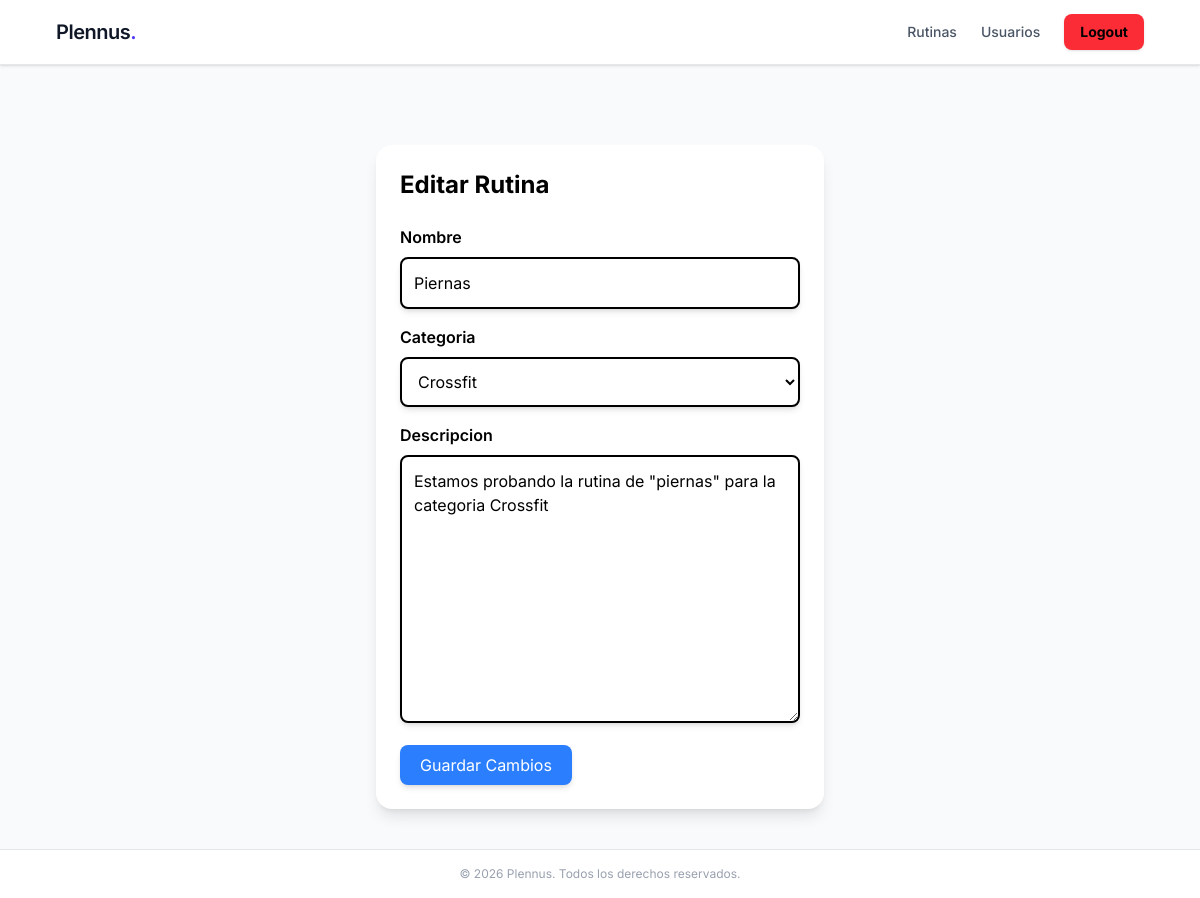
The app's page /rutina/editar/4/ (signed in) with its own data.
### rutina/models.py (models this page shows, shortened)
class Rutina(models.Model):
    nombre = models.CharField(max_length=100)
    categoria = models.ForeignKey(CategoriaRutina, on_delete=models.CASCADE, blank=True)
    activa = models.BooleanField(default=True)
    descripcion = models.TextField()

### rutina/views.py (the view)
# urls.py: path('editar/<int:id>/', views.editar_rutina, name='editar_rutina'),
@login_required
def editar_rutina(request, id):
    rutina = get_object_or_404(Rutina, id=id)
    if request.method == 'POST':
        form = RutinaForm(request.POST, instance=rutina)
        if form.is_valid():
            form.save()
            return redirect('rutinas')
    else:
        form = RutinaForm(instance=rutina)
    return render(request, 'rutina/editar_rutina.html', {'form': form, 'rutina': rutina})

### rutina/forms.py
class RutinaForm(forms.ModelForm):
    class Meta:
        model = Rutina
        fields = ['nombre', 'categoria', 'descripcion']

### rutina/models.py (called while the page is built)
    def __str__(self):
        return self.nombre

### rutina/templates/rutina/editar_rutina.html (shortened to what this page needs)
{% extends 'usuarios/base.html' %}
{% load widget_tweaks %}
{% block body %}
<div class="max-w-md mx-auto mt-10 bg-white p-6 rounded-2xl shadow-lg">
    <h1 class="text-2xl font-bold mb-6 text-black">
        Editar Rutina
    </h1>
    <form method="POST" enctype="multipart/form-data" class="space-y-4">
        {% for field in form %}
            <div>
                <label class="block mb-2 font-semibold text-black">
                    {{ field.label }}
                </label>
                {{ field|add_class:"w-full border-2 border-black bg-white text-black p-3 rounded-lg shadow-md focus:outline-none focus:ring-2 focus:ring-blue-500 focus:border-blue-500" }}
            </div>
        {% endfor %}
        <button
            type="submit"
            class="bg-blue-500 hover:bg-blue-600 text-white px-5 py-2 rounded-lg shadow-md transition"
        >
            Guardar Cambios
        </button>
    </form>
</div>
{% endblock %}

### usuarios/templates/usuarios/base.html (style rules this page uses)
body { font-family: 'Inter', sans-serif; }

### records on screen
Rutina: form "Piernas" "Crossfit" "Estamos probando la rutina de \"piernas\" para la categoria Crossfit"

### other values on screen
{{ field.label }} "Nombre" "Categoria" "Descripcion"
